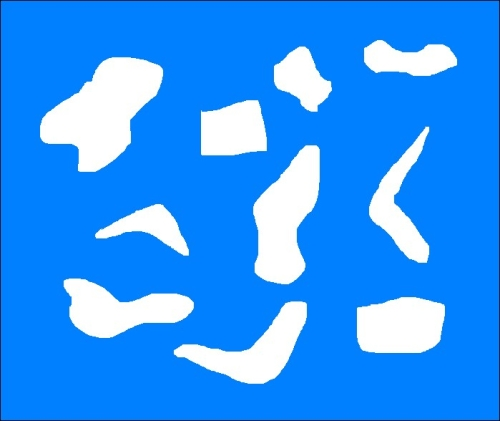
#> input picture input.jpg, 500 x 421 px
$ python Censura.py
#> lines starting #> are read from the running program, lines starting #| are printed output that depends on the picture; after the words box and inside, x2 and y2 are one past the last pixel; in counts of white or black regions, pixels touching at a corner belong together
#> further down, img is the input picture: shape (421, 500, 3); mean B, G, R 252.1, 150.6, 48
import sys
import cv2
import numpy as np

def get_all_contours(img):
    ref_gray = cv2.cvtColor(img, cv2.COLOR_BGR2GRAY)
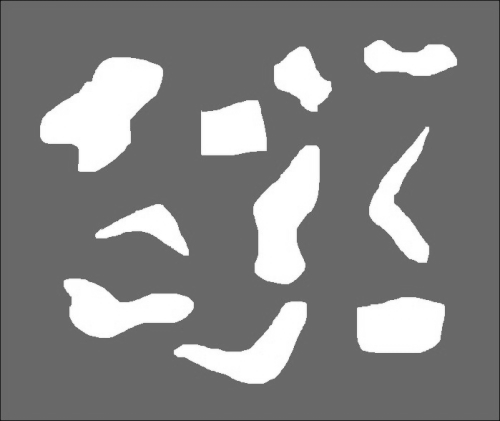
#> ref_gray: shape (421, 500); min 18, max 255, mean 131.4
    ret, thresh = cv2.threshold(ref_gray, 127, 255, 0)
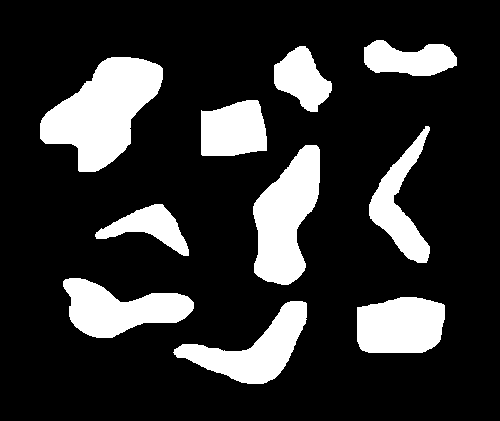
#> thresh: shape (421, 500); 19.1% white; 10 white regions
    contours, hierarchy = cv2.findContours(thresh.copy(), cv2.RETR_LIST, cv2.CHAIN_APPROX_SIMPLE)
#> contours = 10 contours; largest, box (x1, y1, x2, y2) and area: (40, 57, 163, 172) 7782, (253, 145, 320, 285) 5783, (63, 278, 194, 338) 4366, (173, 301, 307, 384) 4306, (357, 297, 445, 353) 4196
    return contours

if __name__ == '__main__':
    # Imagen original
    img = cv2.imread('input.jpg')

    img_orig = np.copy(img)

    input_contours = get_all_contours(img)
#> input_contours has the same summary as contours in get_all_contours
    solidity_values = []

    # Calculamos los factores de solidez de cada forma
    for contour in input_contours:
        area_contour = cv2.contourArea(contour)
        convex_hull = cv2.convexHull(contour)
        area_hull = cv2.contourArea(convex_hull)
        solidity = float((area_contour) / (area_hull))
        solidity_values.append(solidity)
#> this loop made 10 passes
#> (area_contour, area_hull, solidity) on passes 1 to 10: (4305.5, 6233, 0.691), (4196.5, 4269, 0.983), (4366.5, 5422, 0.805), (1935.5, 2773, 0.698), (5783, 6649.5, 0.87), (3040.5, 5265, 0.577), (3020.5, 3145.5, 0.96), (7782.5, 8854, 0.879), (2198.5, 2465, 0.892), (2249, 2691.5, 0.836)
#> after the loop, solidity_values = [0.691, 0.983, 0.805, 0.698, 0.87, 0.577, 0.96, 0.879, 0.892, 0.836]

    # Agrupación usando K-means
    criteria = (cv2.TERM_CRITERIA_EPS + cv2.TERM_CRITERIA_MAX_ITER, 10, 1.0)
    flags = cv2.KMEANS_RANDOM_CENTERS
    solidity_values = np.array(solidity_values).reshape((len(solidity_values), 1)).astype('float32')
    compactness, labels, centers = cv2.kmeans(solidity_values, 2, None, criteria, 10, flags)
#> compactness = 0.0334; labels = [1, 0, 0, 1, 0, 1, 0, 0, 0, 0]; centers = [0.889, 0.655]

    closest_class = np.argmin(centers)
#> closest_class = 1
    output_contours = []
    for i in solidity_values[labels == closest_class]:
        index = np.where(solidity_values == i)[0][0]
        output_contours.append(input_contours[index])
#> this loop made 3 passes
#> (i, index) on passes 1 to 3: (0.691, 0), (0.698, 3), (0.577, 5)
#> after the loop, output_contours = 3 contours; box (x1, y1, x2, y2) and area: (173, 301, 307, 384) 4306, (369, 126, 430, 263) 3040, (95, 204, 189, 256) 1936

    cv2.drawContours(img, output_contours, -1, (0, 0, 0), 3)
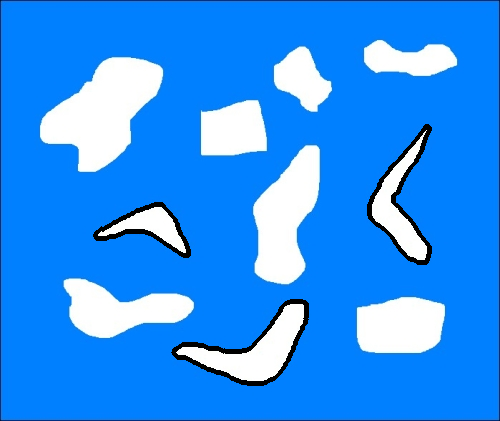
#> img: shape (421, 500, 3); 1.98% of pixels changed, all inside (x1, y1, x2, y2) = (93, 124, 432, 386)
    cv2.imshow('Output', img)

    # Censura
    for contour in output_contours:
        rect = cv2.minAreaRect(contour)
        box = cv2.boxPoints(rect)

        # Convertir los puntos a np.int32 antes de dibujarlos
        box = np.int32(box)  # Asegúrate de que sea np.int32

        # Dibujar el rectángulo (censura)
        cv2.drawContours(img_orig, [box], 0, (0, 0, 0), -1)
#> this loop made 3 passes
#> (rect, box) on passes 1 to 3: (((249.6, 352.8), (141.7, 66.48), -21.8), [[196, 409], [171, 348], [303, 295], [327, 357]]), (((145.5, 224.2), (46.03, 95.3), -78.94), [[187, 255], [94, 237], [103, 192], [196, 210]]), (((399, 194), (136, 60), -90), [[429, 262], [369, 262], [369, 126], [429, 126]])
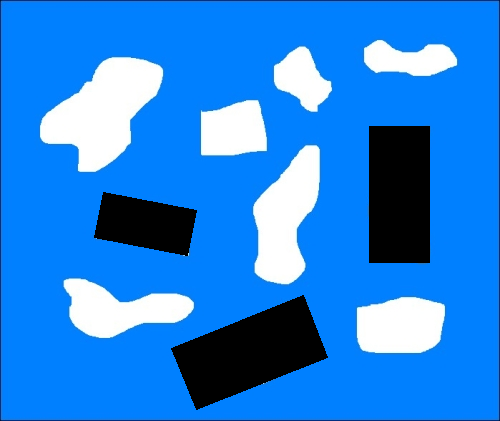
#> img_orig: shape (421, 500, 3); 10.65% of pixels changed, all inside (x1, y1, x2, y2) = (94, 126, 430, 410)

    cv2.imshow('Censored', img_orig)
    cv2.waitKey()
